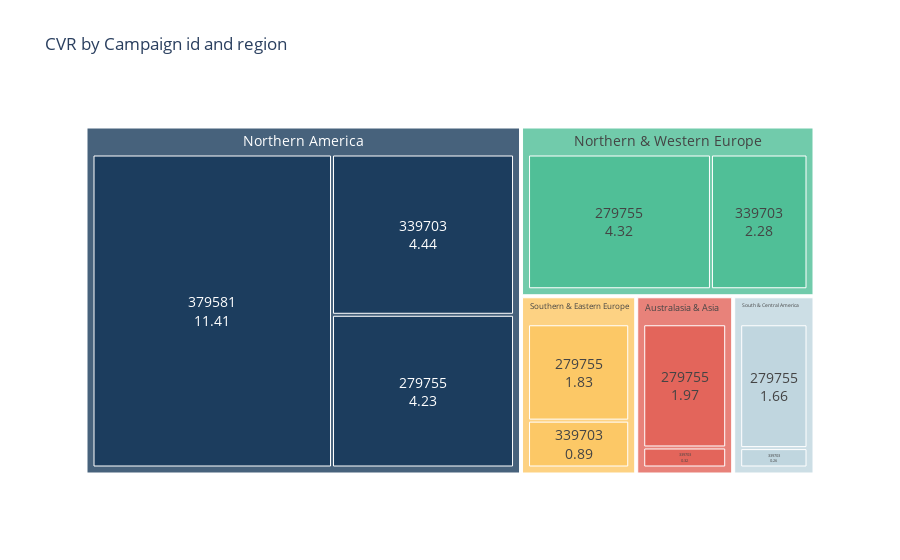

Notebook code cell kept with this figure:
### Code cell
fig = px.treemap(cvr, path = ['sub_region','campaign_id'],values = 'CVR',
                    color_discrete_sequence=['#1c3d5e','#50bf97','#fcc866','#e3655b','#c0d6df'],
                    title = 'CVR by Campaign id and region')
fig.update_traces(textposition='middle center', textinfo = "label+value",selector=dict(type='treemap'),textfont_size=14)

### Figure 1 — Plotly figure (JSON) as saved in the notebook; plotly's stock layout.template omitted (floating-point values rounded to 4 significant figures)
{"data": [{"branchvalues": "total", "domain": {"x": [0, 1], "y": [0, 1]}, "hoverlabel": {"namelength": 0}, "hovertemplate": "labels=%{label}<br>CVR=%{value}<br>parent=%{parent}<br>id=%{id}", "ids": ["Australasia & Asia/279755", "Northern & Western Europe/279755", "Northern America/279755", "South & Central America/279755", "Southern & Eastern Europe/279755", "Australasia & Asia/339703", "Northern & Western Europe/339703", "Northern America/339703", "South & Central America/339703", "Southern & Eastern Europe/339703", "Northern America/379581", "Australasia & Asia", "Northern & Western Europe", "Northern America", "South & Central America", "Southern & Eastern Europe"], "labels": ["279755", "279755", "279755", "279755", "279755", "339703", "339703", "339703", "339703", "339703", "379581", "Australasia & Asia", "Northern & Western Europe", "Northern America", "South & Central America", "Southern & Eastern Europe"], "name": "", "parents": ["Australasia & Asia", "Northern & Western Europe", "Northern America", "South & Central America", "Southern & Eastern Europe", "Australasia & Asia", "Northern & Western Europe", "Northern America", "South & Central America", "Southern & Eastern Europe", "Northern America", "", "", "", "", ""], "textfont": {"size": 14}, "textinfo": "label+value", "textposition": "middle center", "type": "treemap", "values": [1.97, 4.32, 4.23, 1.66, 1.83, 0.32, 2.28, 4.44, 0.26, 0.89, 11.41, 2.29, 6.6, 20.08, 1.92, 2.72]}], "layout": {"legend": {"tracegroupgap": 0}, "title": {"text": "CVR by Campaign id and region"}, "treemapcolorway": ["#1c3d5e", "#50bf97", "#fcc866", "#e3655b", "#c0d6df"]}}
